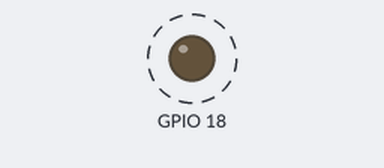
Recording of a program running on a simulated Raspberry Pi (BCM pin numbers). On the bench: output pins drawn as LEDs (lit = HIGH). Dashed ring = blinking.

Above: at 0.02 s.
Timing chart, 0 to 3.0 s (numbered marks = the images above):
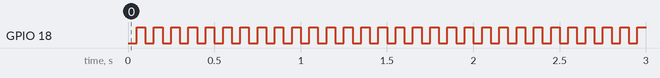

The program:

blinkLed.py
```python
#! /usr/bin/python
import RPi.GPIO as GPIO
from time import sleep

# Select GPIO.BOARD to use the numbers of the pins on the board
# Select GPIO.BCM to use the GPIO numbers (i.e. GPIO18)
GPIO.setmode(GPIO.BCM)
GPIO.setup(18, GPIO.OUT)
while True:
	GPIO.output(18, False)
	sleep(0.05)	# Sleep for 0.05 seconds
	GPIO.output(18, True)
	sleep(0.05)
```

Measured:
- by itself, GPIO 18: alternates HIGH for 0.05 s and LOW for 0.05 s
